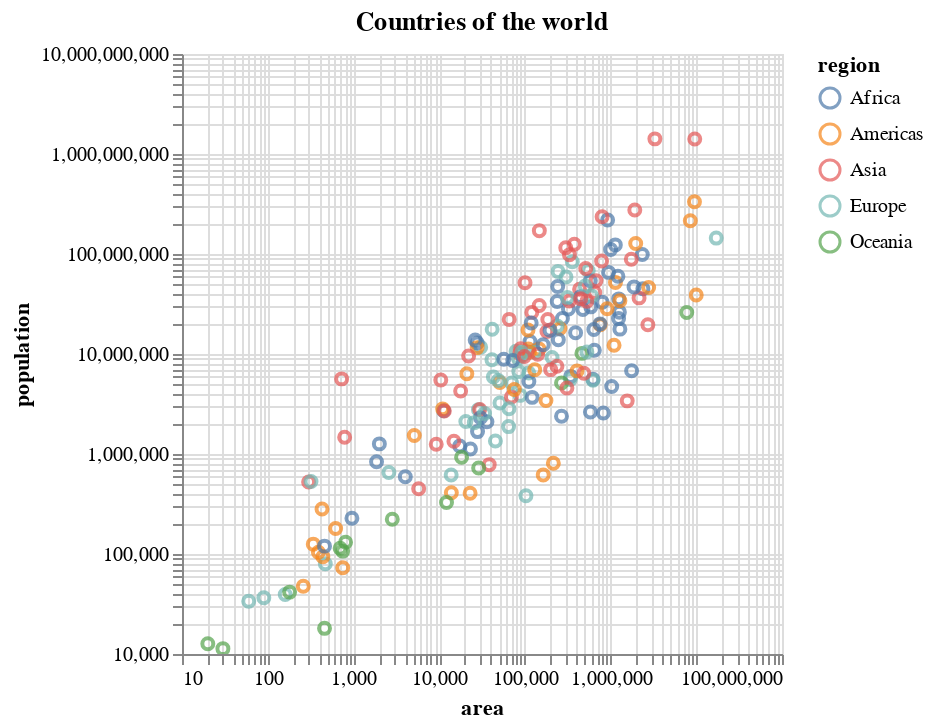

Notebook cell for this chart:
### Markdown cell above
### "Built-in" altair support

Note: altair must (should) be installed

```python
df.plot()
df.plot.bar()
df.plot.scatter()
...
```

### Code cell
un.plot.point(
    # x="area",
    # y="population",
    x=alt.X("area", scale=alt.Scale(type='log')),
    y=alt.Y("population", scale=alt.Scale(type='log')),    
    color="region",
    tooltip=["country", "population", "area"],
).properties(
    title="Countries of the world"
)

### Figure 1 — Vega-Lite specification as saved in the notebook (floating-point values rounded to 4 significant figures; data arrays with more than 128 entries replaced by an {"elided": "..."} marker saying what was removed)
{"config": {"view": {"continuousWidth": 300, "continuousHeight": 300}}, "data": {"name": "data-73681da1993cb3c778736273206389a1"}, "mark": {"type": "point", "tooltip": true}, "encoding": {"color": {"field": "region", "type": "nominal"}, "tooltip": [{"field": "country", "type": "nominal"}, {"field": "population", "type": "quantitative"}, {"field": "area", "type": "quantitative"}], "x": {"field": "area", "scale": {"type": "log"}, "type": "quantitative"}, "y": {"field": "population", "scale": {"type": "log"}, "type": "quantitative"}}, "params": [{"name": "param_1", "select": {"type": "interval", "encodings": ["x", "y"]}, "bind": "scales"}], "title": "Countries of the world", "$schema": "https://vega.github.io/schema/vega-lite/v5.20.1.json", "datasets": {"data-73681da1993cb3c778736273206389a1": {"elided": "193 records"}}}
